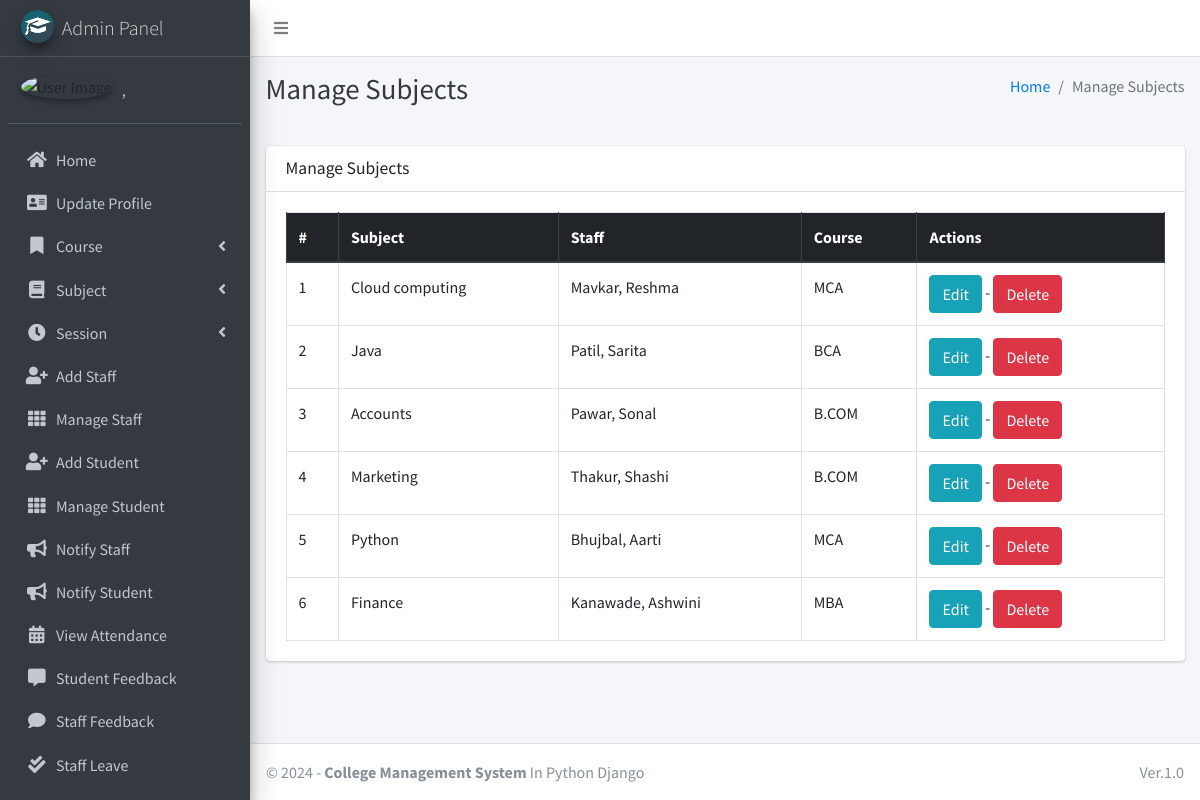
The app's page /subject/manage/ (signed in) with its own data.
### main_app/models.py (models this page shows, shortened)
class CustomUser(AbstractUser):
    USER_TYPE = ((1, "HOD"), (2, "Staff"), (3, "Student"))
    GENDER = [("M", "Male"), ("F", "Female")]
    username = None  # Removed username, using email instead
    email = models.EmailField(unique=True)
    user_type = models.CharField(default=1, choices=USER_TYPE, max_length=1)
    gender = models.CharField(max_length=1, choices=GENDER)
    profile_pic = models.ImageField()
    address = models.TextField()
    fcm_token = models.TextField(default="")  # For firebase notifications
    created_at = models.DateTimeField(auto_now_add=True)
    updated_at = models.DateTimeField(auto_now=True)
    USERNAME_FIELD = "email"
    REQUIRED_FIELDS = []
    objects = CustomUserManager()
    def __str__(self):
        return self.last_name + ", " + self.first_name

class Subject(models.Model):
    name = models.CharField(max_length=120)
    staff = models.ForeignKey(Staff,on_delete=models.CASCADE,)
    course = models.ForeignKey(Course, on_delete=models.CASCADE)
    updated_at = models.DateTimeField(auto_now=True)
    created_at = models.DateTimeField(auto_now_add=True)

class Staff(models.Model):
    course = models.ForeignKey(Course, on_delete=models.DO_NOTHING, null=True, blank=False)
    admin = models.OneToOneField(CustomUser, on_delete=models.CASCADE)

class Course(models.Model):
    name = models.CharField(max_length=120)
    created_at = models.DateTimeField(auto_now_add=True)
    updated_at = models.DateTimeField(auto_now=True)

### main_app/hod_views.py (the view)
# urls.py: path("subject/manage/", hod_views.manage_subject, name='manage_subject'),
def manage_subject(request):
    subjects = Subject.objects.all()
    context = {
        'subjects': subjects,
        'page_title': 'Manage Subjects'
    }
    return render(request, "hod_template/manage_subject.html", context)

### main_app/templates/hod_template/manage_subject.html
{% extends 'main_app/base.html' %}
{% load static %}
{% block page_title %}{{page_title}}{% endblock page_title %}
{% block content %}
<section class="content">
    <div class="container-fluid">
        <div class="row">
            <div class="col-md-12">
                <div class="card">
                    <div class="card-header">
                        <h3 class="card-title">{{page_title}}</h3>
                    </div>
                    <div class="card-body">
                        <table id="example2" class="table table-bordered table-hover">
                            <thead class="thead-dark">
                                <tr>
                                    <th>#</th>
                                    <th>Subject</th>
                                    <th>Staff</th>
                                    <th>Course</th>
                                    <th>Actions</th>
                                </tr>
                            </thead>
                            <tbody>
                                {% for subject in subjects %}
                                <tr>
                                    <td>{{ forloop.counter }}</td>
                                    <td>{{subject.name}}</td>
                                    <td>{{subject.staff.admin}}</td>
                                    <td>{{subject.course.name}}</td>
                                    <td>
                                        <a href="{% url 'edit_subject' subject.id %}" class="btn btn-info">Edit</a> -
                                        <a href="{% url 'delete_subject' subject.id %}" onclick="return confirm('Are you sure you want to delete this ?')" class="btn btn-danger">Delete</a>
                                    </td>
                                </tr>
                                {% endfor %}
                            </tbody>
                        </table>
                    </div>
                </div>
            </div>
        </div>
    </div>
</section>
{% endblock content %}

### main_app/templates/main_app/sidebar_template.html (shortened to what this page needs)
{% load static %}
<aside class="main-sidebar sidebar-dark-info elevation-4">
    {% if request.user.user_type == '1' %}
    <a href="{% url 'admin_home' %}" class="brand-link">
        <img src="{% static 'dist/img/cmsl.png' %} " alt="AdminLTE Logo"
            class="brand-image img-circle elevation-3" >
        <span class="brand-text font-weight-light">Admin Panel</span>
    </a>
    <div class="sidebar">
        <div class="user-panel mt-3 pb-3 mb-3 d-flex">
            <div class="image">
                <img src="{{ request.user.profile_pic}}" class="img-circle elevation-2" alt="User Image">
            </div>
            <div class="info">
                <a href="#" class="d-block">{{user}}</a>
            </div>
        </div>
        <nav class="mt-2">
            <ul class="nav nav-pills nav-sidebar flex-column" data-widget="treeview" role="menu" data-accordion="false">
                <li class="nav-item">
                    {% url 'admin_home' as admin_home %}
                    <a href="{{admin_home}}" class="nav-link {% if admin_home == request.path %} active {% endif %}">
                        <i class="nav-icon fas fa-home"></i>
                        <p>
                            Home
                        </p>
                    </a>
                </li>
                <li class="nav-item">
                    {% url 'admin_view_profile' as admin_view_profile %}
                    <a href="{{admin_view_profile}}"
                        class="nav-link {% if admin_view_profile == request.path %} active {% endif %}">
                        <i class="nav-icon fas fa-address-card"></i>
                        <p>
                            Update Profile
                        </p>
                    </a>
                </li>
                <li class="nav-item has-treeview">
                    <a href="#" class="nav-link">
                        <i class="nav-icon fas fa-bookmark"></i>
                        <p>
                            Course
                            <i class="fas fa-angle-left right"></i>
                        </p>
                    </a>
                </li>
                <li class="nav-item has-treeview">
                    <a href="#" class="nav-link">
                        <i class="nav-icon fas fa-book"></i>
                        <p>
                            Subject
                            <i class="fas fa-angle-left right"></i>
                        </p>
                    </a>
                </li>
                <li class="nav-item has-treeview">
                    <a href="#" class="nav-link">
                        <i class="nav-icon fas fa-clock"></i>
                        <p>
                            Session
                            <i class="fas fa-angle-left right"></i>
                        </p>
                    </a>
                </li>
                <li class="nav-item">
                    {% url 'add_staff' as add_staff %}
                    <a href="{{add_staff}}" class="nav-link {% if add_staff == request.path %} active {% endif %}">
                        <i class="nav-icon fas fa-user-plus"></i>
                        <p>
                            Add Staff
                        </p>
                    </a>
                </li>
                <li class="nav-item">
                    {% url 'manage_staff' as manage_staff %}
                    {% url 'edit_staff' staff_id as edit_staff %}
                    <a href="{{manage_staff}}"
                        class="nav-link {% if manage_staff == request.path or request.path == edit_staff %} active {% endif %}">
                        <i class="nav-icon fas fa-th"></i>
                        <p>
                            Manage Staff
                        </p>
                    </a>
                </li>
                <li class="nav-item">
                    {% url 'add_student' as add_student%}
                    <a href="{{add_student}}" class="nav-link  {% if add_student == request.path %} active {% endif %}">
                        <i class="nav-icon fas fa-user-plus"></i>
                        <p>
                            Add Student
                        </p>
                    </a>
                </li>
                <li class="nav-item">
                    {% url 'manage_student' as manage_student %}
                    {% url 'edit_student' student_id as edit_student %}
                    <a href="{{manage_student}}"
                        class="nav-link  {% if edit_student == request.path or manage_student == request.path %} active {% endif %}">
                        <i class="nav-icon fas fa-th"></i>
                        <p>
                            Manage Student
                        </p>
                    </a>
                </li>
                <li class="nav-item">
                    {% url 'admin_notify_staff' as admin_notify_staff %}
                    <a href="{{admin_notify_staff}}"
                        class="nav-link {% if admin_notify_staff == request.path %} active {% endif %}">
                        <i class="nav-icon fas fa-bullhorn"></i>
                        <p>
                            Notify Staff
                        </p>
                    </a>
                </li>
                <li class="nav-item">
                    {% url 'admin_notify_student' as admin_notify_student %}
                    <a href="{{admin_notify_student}}"
                        class="nav-link {% if admin_notify_student == request.path %} active {% endif %}">
                        <i class="nav-icon fas fa-bullhorn"></i>
                        <p>
                            Notify Student
                        </p>
                    </a>
                </li>
                <li class="nav-item">
                    {% url 'admin_view_attendance' as admin_view_attendance %}
                <li class="nav-item">
                    <a href="{{admin_view_attendance}}"
                        class="nav-link  {% if admin_view_attendance == request.path %} active {% endif %}">
                        <i class="nav-icon fas fa-calendar-alt"></i>
                        <p>
                            View Attendance
                        </p>
                    </a>
                </li>
                <li class="nav-item">
                    {% url 'student_feedback_message' as student_feedback_message %}
                    <a href="{{ student_feedback_message }}"
                        class="nav-link  {% if student_feedback_message == request.path %} active {% endif %}">
                        <i class="nav-icon fas fa-comment-alt"></i>
                        <p>
                            Student Feedback
                        </p>
                    </a>
                </li>
                <li class="nav-item">
                    {% url 'staff_feedback_message' as staff_feedback_message %}
                    <a href="{{staff_feedback_message}}"
                        class="nav-link   {% if staff_feedback_message == request.path %} active {% endif %}">
                        <i class="nav-icon fas fa-comment"></i>
                        <p>
                            Staff Feedback
                        </p>
                    </a>
                </li>
                <li class="nav-item">
                    {% url 'view_staff_leave' as view_staff_leave %}
                    <a href="{{view_staff_leave}}"
                        class="nav-link  {% if view_staff_leave == request.path %} active {% endif %}">
                        <i class="nav-icon fas fa-check-double"></i>
                        <p>
                            Staff Leave
                        </p>
                    </a>
                </li>
                <li class="nav-item">
                    {% url 'view_student_leave' as view_student_leave %}
                    <a href="{% url 'view_student_leave' %}"
                        class="nav-link  {% if view_student_leave == request.path %} active {% endif %}">
                    </a>
                </li>
                                        {% endif %}
                                    </ul>
                                </nav>
                            </div>
</aside>

### records on screen
CustomUser: last_name+first_name ","
Subject: name "Cloud computing", staff.admin "Mavkar, Reshma", course.name "MCA"
Subject: name "Java", staff.admin "Patil, Sarita", course.name "BCA"
Subject: name "Accounts", staff.admin "Pawar, Sonal", course.name "B.COM"
Subject: name "Marketing", staff.admin "Thakur, Shashi", course.name "B.COM"
Subject: name "Python", staff.admin "Bhujbal, Aarti", course.name "MCA"
Subject: name "Finance", staff.admin "Kanawade, Ashwini", course.name "MBA"

### other values on screen
{{ page_title }} "Manage Subjects"
